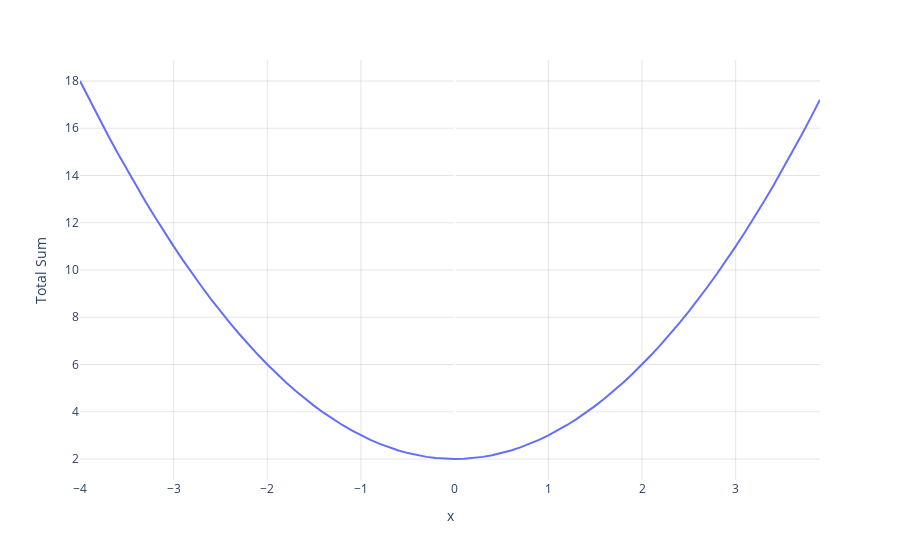

Notebook cell for this chart:
### Code cell
x = np.arange(-4,4,0.1)
y1 = x**2 + 2
y2 = 3*x**2+5
fig_p = px.line(x=x,y=y1,height=500)
#fig_p.add_trace(px.line(x=x,y=y2))
fig_p.update_layout(
  plot_bgcolor='rgba(0,0,0,0)',
  yaxis_gridcolor="rgba(0,0,0,0.1)",
  xaxis_gridcolor="rgba(0,0,0,0.1)",
  yaxis_title='Total Sum')
fig_p.show()

### Figure 1 — Plotly figure (JSON) as saved in the notebook; plotly's stock layout.template omitted (floating-point values rounded to 4 significant figures)
{"data": [{"hovertemplate": "x=%{x}<br>y=%{y}<extra></extra>", "legendgroup": "", "line": {"color": "#636efa", "dash": "solid"}, "marker": {"symbol": "circle"}, "mode": "lines", "name": "", "orientation": "v", "showlegend": false, "type": "scatter", "x": [-4, -3.9, -3.8, -3.7, -3.6, -3.5, -3.4, -3.3, -3.2, -3.1, -3.0, -2.9, -2.8, -2.7, -2.6, -2.5, -2.4, -2.3, -2.2, -2.1, -2.0, -1.9, -1.8, -1.7, -1.6, -1.5, -1.4, -1.3, -1.2, -1.1, -1.0, -0.9, -0.8, -0.7, -0.6, -0.5, -0.4, -0.3, -0.2, -0.1, 3.553e-15, 0.1, 0.2, 0.3, 0.4, 0.5, 0.6, 0.7, 0.8, 0.9, 1.0, 1.1, 1.2, 1.3, 1.4, 1.5, 1.6, 1.7, 1.8, 1.9, 2.0, 2.1, 2.2, 2.3, 2.4, 2.5, 2.6, 2.7, 2.8, 2.9, 3.0, 3.1, 3.2, 3.3, 3.4, 3.5, 3.6, 3.7, 3.8, 3.9], "xaxis": "x", "y": [18, 17.21, 16.44, 15.69, 14.96, 14.25, 13.56, 12.89, 12.24, 11.61, 11.0, 10.41, 9.84, 9.29, 8.76, 8.25, 7.76, 7.29, 6.84, 6.41, 6.0, 5.61, 5.24, 4.89, 4.56, 4.25, 3.96, 3.69, 3.44, 3.21, 3.0, 2.81, 2.64, 2.49, 2.36, 2.25, 2.16, 2.09, 2.04, 2.01, 2, 2.01, 2.04, 2.09, 2.16, 2.25, 2.36, 2.49, 2.64, 2.81, 3.0, 3.21, 3.44, 3.69, 3.96, 4.25, 4.56, 4.89, 5.24, 5.61, 6.0, 6.41, 6.84, 7.29, 7.76, 8.25, 8.76, 9.29, 9.84, 10.41, 11.0, 11.61, 12.24, 12.89, 13.56, 14.25, 14.96, 15.69, 16.44, 17.21], "yaxis": "y"}], "layout": {"autosize": true, "legend": {"tracegroupgap": 0}, "margin": {"t": 60}, "plot_bgcolor": "rgba(0, 0, 0, 0)", "xaxis": {"anchor": "y", "autorange": true, "domain": [0, 1], "gridcolor": "rgba(0, 0, 0, 0.1)", "range": [-4, 3.9], "title": {"text": "x"}, "type": "linear"}, "yaxis": {"anchor": "x", "autorange": true, "domain": [0, 1], "gridcolor": "rgba(0, 0, 0, 0.1)", "range": [1.111, 18.89], "title": {"text": "Total Sum"}, "type": "linear"}}}
